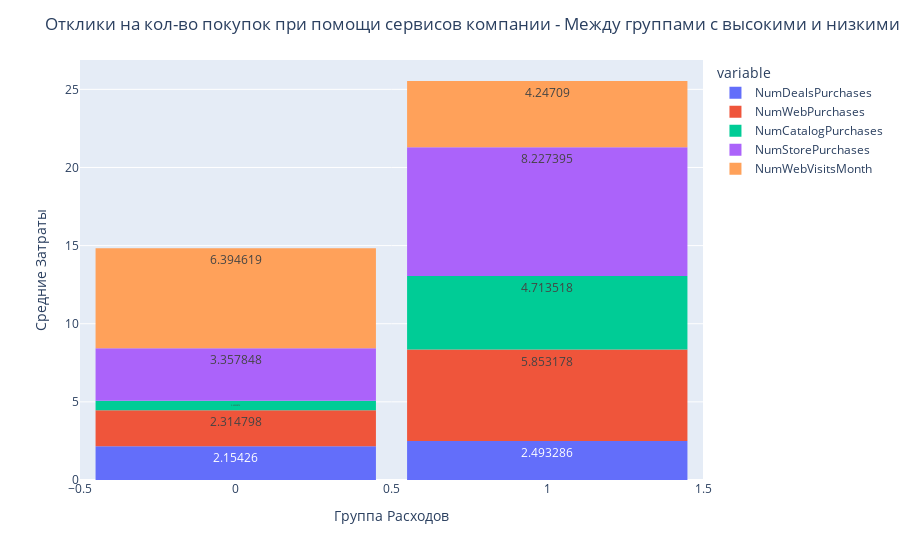

Notebook code cell kept with this figure:
### Markdown cell above
- График также представляет собой групповую гистограмму, но на этот раз он отображает средние значения для различных показателей отклика на рекламные кампании. график демонстрирует, что потребители с высокими общими расходами более отзывчивы на различные рекламные кампании, чем потребители с низкими расходами. Эта информация может быть использована для разработки более эффективных маркетинговых стратегий и таргетинга конкретных сегментов потребителей.

### Code cell
# Создание фигуры
fig = px.histogram(df, 
                   x='Spend_Group', 
                   y=['NumDealsPurchases', 'NumWebPurchases', 'NumCatalogPurchases', 'NumStorePurchases', 'NumWebVisitsMonth'],
                   histfunc='avg',
                   nbins=2,
                   text_auto=True)

# Настройка макета
fig.update_layout(
    title='Отклики на кол-во покупок при помощи сервисов компании - Между группами с высокими и низкими расходами',
    xaxis_title='Группа Расходов',
    yaxis_title='Средние Затраты',
    bargap=0.1
)

# Отображение графика
fig.show()

### Figure 1 — Plotly figure (JSON) as saved in the notebook; plotly's stock layout.template omitted (floating-point values rounded to 4 significant figures; data arrays with more than 128 entries replaced by an {"elided": "..."} marker saying what was removed)
{"data": [{"alignmentgroup": "True", "bingroup": "x", "histfunc": "avg", "hovertemplate": "variable=NumDealsPurchases<br>Spend_Group=%{x}<br>avg of value=%{y}<extra></extra>", "legendgroup": "NumDealsPurchases", "marker": {"color": "#636efa", "pattern": {"shape": ""}}, "name": "NumDealsPurchases", "nbinsx": 2, "offsetgroup": "NumDealsPurchases", "orientation": "v", "showlegend": true, "texttemplate": "%{value}", "type": "histogram", "x": {"elided": "2232 int values"}, "xaxis": "x", "y": {"elided": "2232 int values"}, "yaxis": "y"}, {"alignmentgroup": "True", "bingroup": "x", "histfunc": "avg", "hovertemplate": "variable=NumWebPurchases<br>Spend_Group=%{x}<br>avg of value=%{y}<extra></extra>", "legendgroup": "NumWebPurchases", "marker": {"color": "#EF553B", "pattern": {"shape": ""}}, "name": "NumWebPurchases", "nbinsx": 2, "offsetgroup": "NumWebPurchases", "orientation": "v", "showlegend": true, "texttemplate": "%{value}", "type": "histogram", "x": {"elided": "2232 int values"}, "xaxis": "x", "y": {"elided": "2232 int values"}, "yaxis": "y"}, {"alignmentgroup": "True", "bingroup": "x", "histfunc": "avg", "hovertemplate": "variable=NumCatalogPurchases<br>Spend_Group=%{x}<br>avg of value=%{y}<extra></extra>", "legendgroup": "NumCatalogPurchases", "marker": {"color": "#00cc96", "pattern": {"shape": ""}}, "name": "NumCatalogPurchases", "nbinsx": 2, "offsetgroup": "NumCatalogPurchases", "orientation": "v", "showlegend": true, "texttemplate": "%{value}", "type": "histogram", "x": {"elided": "2232 int values"}, "xaxis": "x", "y": {"elided": "2232 int values"}, "yaxis": "y"}, {"alignmentgroup": "True", "bingroup": "x", "histfunc": "avg", "hovertemplate": "variable=NumStorePurchases<br>Spend_Group=%{x}<br>avg of value=%{y}<extra></extra>", "legendgroup": "NumStorePurchases", "marker": {"color": "#ab63fa", "pattern": {"shape": ""}}, "name": "NumStorePurchases", "nbinsx": 2, "offsetgroup": "NumStorePurchases", "orientation": "v", "showlegend": true, "texttemplate": "%{value}", "type": "histogram", "x": {"elided": "2232 int values"}, "xaxis": "x", "y": {"elided": "2232 int values"}, "yaxis": "y"}, {"alignmentgroup": "True", "bingroup": "x", "histfunc": "avg", "hovertemplate": "variable=NumWebVisitsMonth<br>Spend_Group=%{x}<br>avg of value=%{y}<extra></extra>", "legendgroup": "NumWebVisitsMonth", "marker": {"color": "#FFA15A", "pattern": {"shape": ""}}, "name": "NumWebVisitsMonth", "nbinsx": 2, "offsetgroup": "NumWebVisitsMonth", "orientation": "v", "showlegend": true, "texttemplate": "%{value}", "type": "histogram", "x": {"elided": "2232 int values"}, "xaxis": "x", "y": {"elided": "2232 int values"}, "yaxis": "y"}], "layout": {"bargap": 0.1, "barmode": "relative", "legend": {"title": {"text": "variable"}, "tracegroupgap": 0}, "margin": {"t": 60}, "title": {"text": "Отклики на кол-во покупок при помощи сервисов компании - Между группами с высокими и низкими расходами"}, "xaxis": {"anchor": "y", "domain": [0, 1], "title": {"text": "Группа Расходов"}}, "yaxis": {"anchor": "x", "domain": [0, 1], "title": {"text": "Средние Затраты"}}}}
